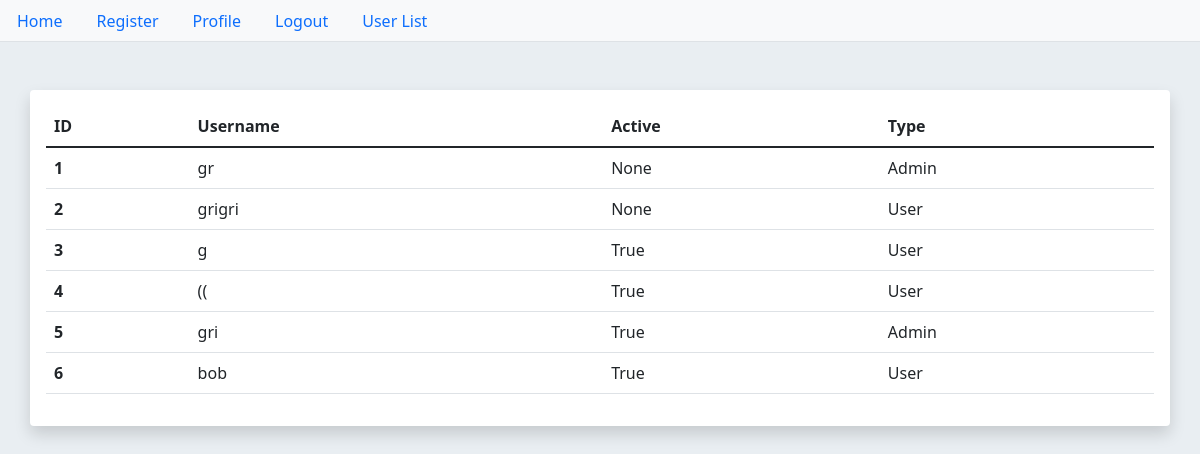
/user_list (signed in), run on an earlier commit of the app's database.
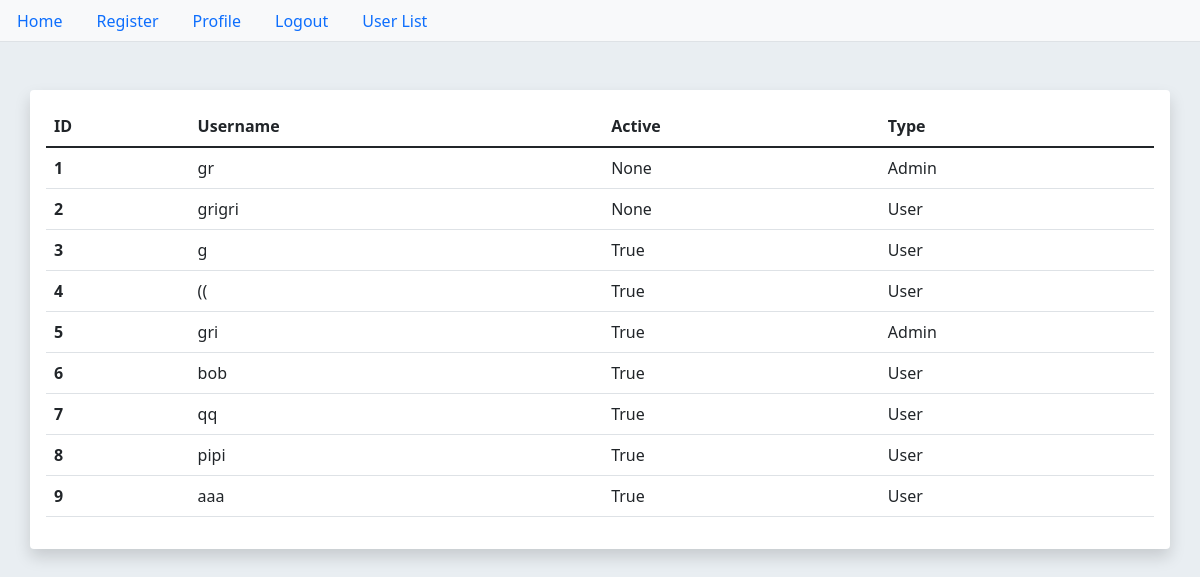
And on a later commit of the database.
### myapp/bp_user/model_user.py (models this page shows, shortened)
class User(db.Model, UserMixin):
    id = db.Column(db.Integer, primary_key=True)
    username = db.Column(db.String(50), nullable=False)
    password = db.Column(db.String(255))
    active = db.Column(db.Boolean)
    profile_type = db.Column(db.Integer, default=1)
    date_added = db.Column(db.DateTime, default=datetime.now())
    @property
    def is_admin(self):
        try:
            return (self.profile_type == 0)
        except:
            return False

### myapp/bp_user/views_user.py (the view)
@bp_user.route('/user_list')
@only_admins
def do_user_list():
    users = User.query.all()
    return render_template('user/user_list.html', users=users)

### myapp/bp_user/model_user.py (called while the page is built)
@login_manager.user_loader
def load_user(user_id):
    try:
        return User.query.get(user_id)
    except Exception as e:
        logging.error('error loading user {}: {}'.format(user_id, e))
    return None

def only_admins(func):
    @wraps(func)
    def is_allowed(*args, **kwargs):
        cu = current_user
        if cu is not None and cu.profile_type == 0:
            return func(*args, **kwargs)
        else:
            abort(403)
    return is_allowed

### myapp/templates/user/user_list.html
{% extends 'index.html' %}
{% block main_content %}
<table class="table">
    <thead>
    <tr>
        <th scope="col">ID</th>
        <th scope="col">Username</th>
        <th scope="col">Active</th>
        <th scope="col">Type</th>
    </tr>
    </thead>
    <tbody>
    {% for user in users%}
    <tr>
        <th scope="row">{{user.id}}</th>
        <td>{{user.username}}</td>
        <td>{{user.active}}</td>
        {% if user.profile_type == 1%}
        <td>User</td>
        {% else %}
        <td>Admin</td>
        {% endif %}
    </tr>
    {% endfor %}
    </tbody>
</table>
{% endblock %}

### myapp/templates/index.html (shortened to what this page needs)
<!doctype html>
<html lang="en">
<head>
    <link href="https://cdn.jsdelivr.net/npm/bootstrap@5.1.3/dist/css/bootstrap.min.css" rel="stylesheet"
>
</head>
<body>
{% block navbar%}
<ul class="nav nav-tabs bg-light">
    <li class="nav-item">
        <a class="nav-link" href="{{url_for('bp_general.do_home')}}">Home</a>
    </li>
    <li class="nav-item">
        <a class="nav-link" href="{{url_for('bp_user.do_register')}}">Register</a>
    </li>
    {% if current_user.is_authenticated %}
    <li class="nav-item">
        <a class="nav-link" href="{{url_for('bp_user.do_user', name='test')}}">Profile</a>
    </li>
    <li class="nav-item">
        <a class="nav-link" href="{{url_for('bp_user.do_logout')}}">Logout</a>
    </li>
    {% else %}
    <li class="nav-item">
        <a class="nav-link" href="{{url_for('bp_user.do_login')}}">Login</a>
    </li>
    {% endif %}
    {% if current_user.is_admin %}
    <li class="nav-item">
        <a class="nav-link" href="{{url_for('bp_user.do_user_list')}}">User List</a>
    </li>
    {% endif %}
</ul>
{% endblock %}
<div class="shadow p-3 my-5 bg-body rounded container">
    {% block main_content %}
    {% endblock %}
</div>
</body>
</html>

### myapp/templates/index.html (style rules this page uses)
body { background-color: #e9eef2; }

What changed in the data, as far as the page shows it:
added User: id "7", username "qq", active "True", profile_type "User"
added User: id "8", username "pipi", active "True", profile_type "User"
added User: id "9", username "aaa", active "True", profile_type "User"
